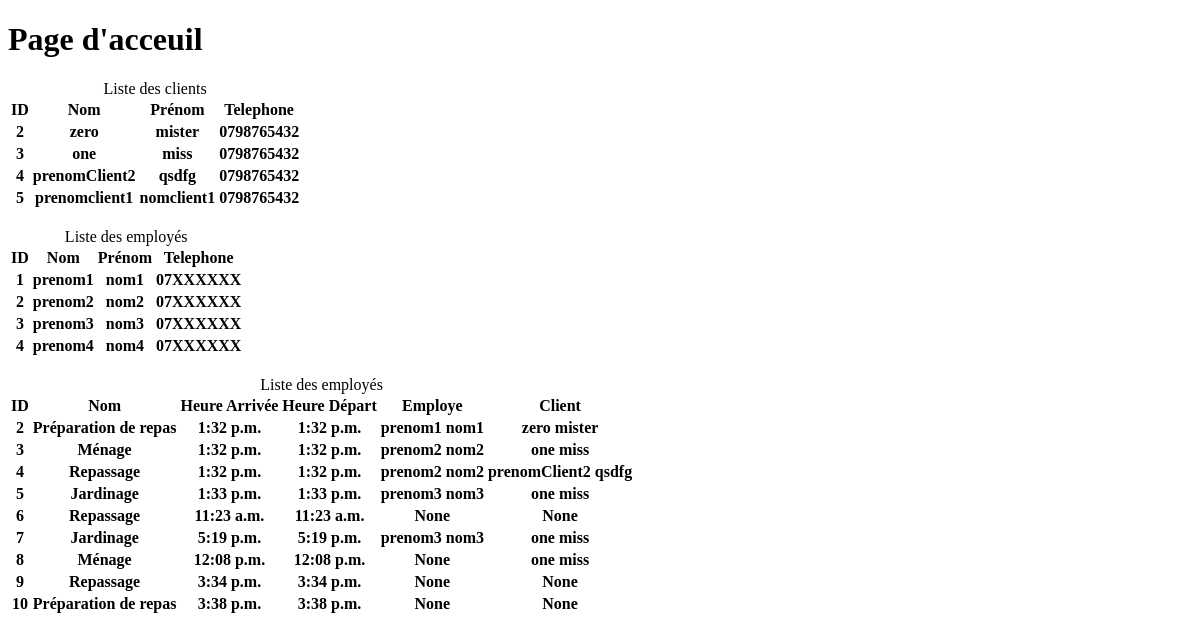
The app's page /, older data.
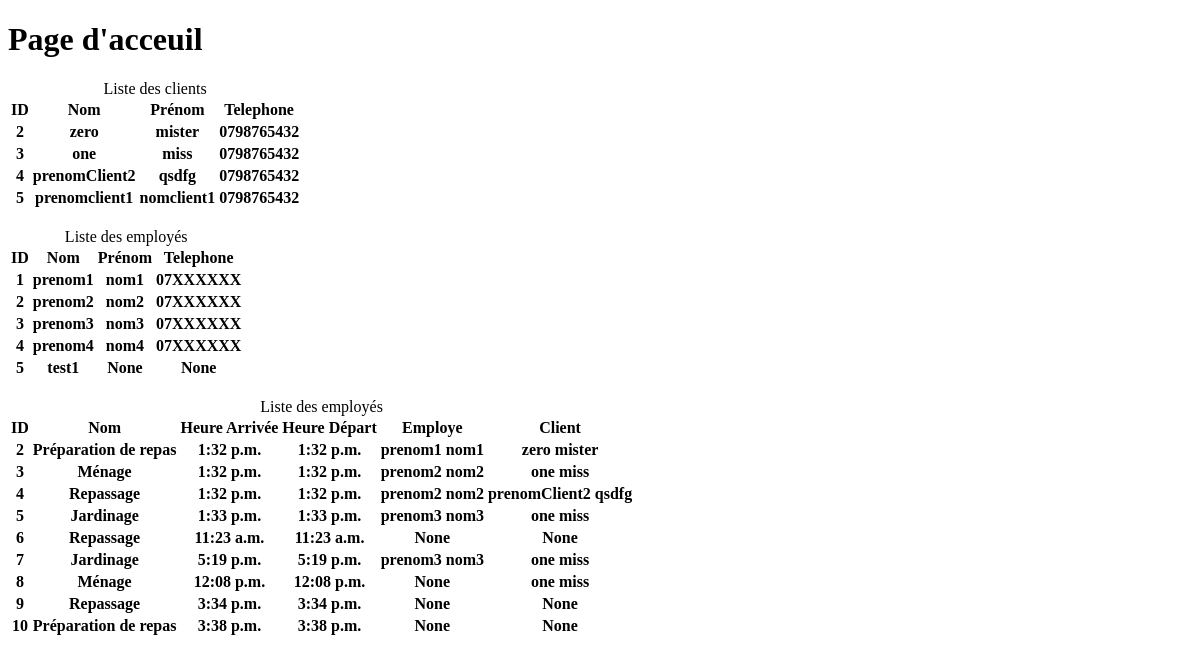
The same page, newer data.
### clients/models.py (models this page shows, shortened)
class Client(models.Model):
    prenomClient = models.CharField(max_length=200, null=True)
    nomClient = models.CharField(max_length=200, null=True)
    ageClient = models.IntegerField(null=True)
    emailClient = models.CharField(max_length=200, null=True)
    telClient = models.CharField(max_length=15, null=True)
    rueClient = models.CharField(max_length=60, null=True)
    complementAdresseClient = models.CharField(max_length=100, null=True)
    villeClient = models.CharField(max_length=200, null=True)
    cpClient = models.CharField(max_length=8, null=True)
    qr_code = models.ImageField(upload_to='qr_codes', blank=True)
    codeClient = models.CharField(max_length=50, null=True)
    def __str__(self):
        mot = str(self.prenomClient + "\n")
        mot = mot + str(self.nomClient)
        return mot

### employes/models.py (models this page shows)
class Employe(models.Model):
    prenomEmploye = models.CharField(max_length=200, null=True)
    nomEmploye = models.CharField(max_length=200, null=True)
    emailEmploye = models.CharField(max_length=200, null=True)
    telEmploye = models.CharField(max_length=200, null=True)
    mdpEmploye = models.CharField(max_length=50, null=True)
    def __str__(self):
       mot = str(self.prenomEmploye + "\n")
       mot = mot + str(self.nomEmploye)
       return mot

### prestations/models.py (models this page shows, shortened)
class Prestation(models.Model):
    nomPrestation = models.CharField(max_length=200)
    heureArrivee = models.TimeField(auto_now_add=True, null=True)
    heureDepart = models.TimeField(auto_now_add=True, null=True)
    employe =models.ForeignKey(Employe,null=True, on_delete=models.SET_NULL)
    client = models.ForeignKey(Client, null=True, on_delete=models.SET_NULL)

### prestations/views.py (the view)
# urls.py: 2. Add a URL to urlpatterns:  path('', views.home, name='home')
def home(request):
    client = Client.objects.all()
    employe = Employe.objects.all()
    prestation = Prestation.objects.all()
    context={'clients':client, 'employes':employe, 'prestations':prestation}
    return render(request,'acceuil.html',context)

### templates/acceuil.html (shortened to what this page needs)
<!DOCTYPE html>
<html lang="en">
<head>
</head>
<body>
<h1> Page d'acceuil</h1>
<table>
    <caption>Liste des clients</caption>
    <tr>
        <th>ID</th>
        <th>Nom</th>
        <th>Prénom</th>
        <th>Telephone</th>
    </tr>
    {% for client in clients %}
    <tr>
        <th>{{ client.id }}</th>
        <th>{{ client.prenomClient }}</th>
        <th>{{ client.nomClient }}</th>
        <th>{{ client.telClient }}</th>
    </tr>
    {% endfor %}
</table>
<br>
<table>
    <caption>Liste des employés</caption>
    <tr>
        <th>ID</th>
        <th>Nom</th>
        <th>Prénom</th>
        <th>Telephone</th>
    </tr>
     {% for employe in employes %}
    <tr>
        <th>{{ employe.id }}</th>
        <th>{{ employe.prenomEmploye }}</th>
        <th>{{ employe.nomEmploye }}</th>
        <th>{{ employe.telEmploye }}</th>
    </tr>
    {% endfor %}
</table>
<br>
<table>
    <caption>Liste des employés</caption>
    <tr>
        <th>ID</th>
        <th>Nom</th>
        <th>Heure Arrivée</th>
        <th>Heure Départ</th>
        <th>Employe</th>
        <th>Client</th>
    </tr>
     {% for prestation in prestations %}
    <tr>
        <th>{{ prestation.id }}</th>
        <th>{{ prestation.nomPrestation }}</th>
        <th>{{ prestation.heureArrivee }}</th>
        <th>{{ prestation.heureDepart }}</th>
        <th>{{ prestation.employe }}</th>
        <th>{{ prestation.client }}</th>
    </tr>
    {% endfor %}
</table>
</body>
</html>

Row changes from the older to the newer data that the page shows:
added Employe: id "5", prenomEmploye "test1", nomEmploye "None", telEmploye "None"
